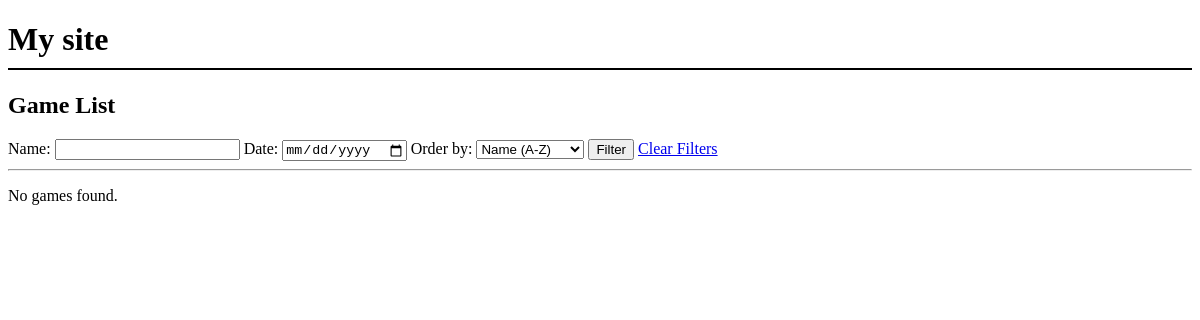
The app's page /igre/, older data.
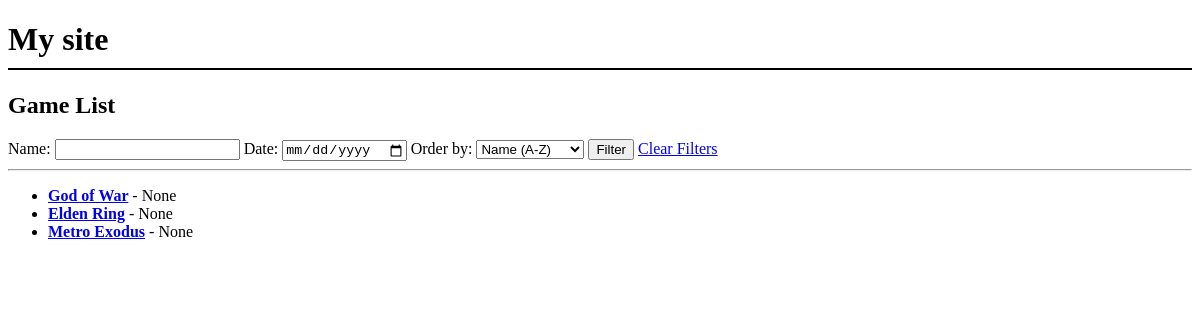
The same page, newer data.
### main/models.py (models this page shows, shortened)
class Igrica(models.Model):
    igrica_naslov = models.CharField(max_length=255)
    igrica_sadrzaj = models.TextField()
    igrica_vrijeme_objave = models.DateField()

### main/views.py (the view)
# urls.py: path('igre/', IgricaListView.as_view(), name='list'),
class IgricaListView(ListView):
    model = Igrica
    template_name = 'main/list.html'
    context_object_name = 'igre'
    def get_queryset(self):
        queryset = super().get_queryset()
        name_query = self.request.GET.get('name', '')
        date_query = self.request.GET.get('date', '')
        order_query = self.request.GET.get('order', '')
        if name_query:
            queryset = queryset.filter(igrica_naslov__icontains=name_query)
        if date_query:
            queryset = queryset.annotate(date_only=TruncDate('igrica_vrijeme_objave')).filter(date_only=date_query)
        if order_query == 'name_asc':
            queryset = queryset.order_by('igrica_naslov')
        elif order_query == 'name_desc':
            queryset = queryset.order_by('-igrica_naslov')
        elif order_query == 'date_asc':
            queryset = queryset.order_by('igrica_vrijeme_objave')
        elif order_query == 'date_desc':
            queryset = queryset.order_by('-igrica_vrijeme_objave')
        return queryset

### main/templates/main/list.html (shortened to what this page needs)
{% extends 'main/base.html' %}
{% block content %}
    <h2>Game List</h2>
    <form method="get">
        <label for="name">Name:</label>
        <input type="text" id="name" name="name" value="{{ request.GET.name|default:'' }}">
        <label for="date">Date:</label>
        <input type="date" id="date" name="date" value="{{ request.GET.date|default:'' }}">
        <label for="order">Order by:</label>
        <select id="order" name="order">
            <option value="name_asc" {% if request.GET.order == "name_asc" %}selected{% endif %}>Name (A-Z)</option>
        </select>
        <button type="submit">Filter</button>
        <a href="{% url 'main:list' %}">Clear Filters</a>
    </form>
    <hr>
    {% if igre %}
        <ul>
            {% for igrica in igre %}
                <li>
                    <strong>
                        <a href="{% url 'main:detail' igrica.pk %}">{{ igrica.igrica_naslov }}</a>
                    </strong>
                - {{ igrica.igrica_vrijeme_objave }}
                </li>
            {% endfor %}
        </ul>
    {% else %}
        <p>No games found.</p>
    {% endif %}
{% endblock %}

### main/templates/main/base.html (shortened to what this page needs)
<!DOCTYPE html>
<html lang="hr">
<head>
</head>
<body>
    <h1>My site</h1>
    <div id="content" name="content">
        {% block content %}{% endblock %}
    </div>
</body>
</html>

### main/templates/main/base.html (style rules this page uses)
h1 { border-bottom: 2px solid #000; padding-bottom: 10px; }

Row changes from the older to the newer data that the page shows:
added Igrica: igrica_naslov "God of War", igrica_vrijeme_objave "None"
added Igrica: igrica_naslov "Elden Ring", igrica_vrijeme_objave "None"
added Igrica: igrica_naslov "Metro Exodus", igrica_vrijeme_objave "None"
Text that changed along with them:
text no longer shown: "No games found."
